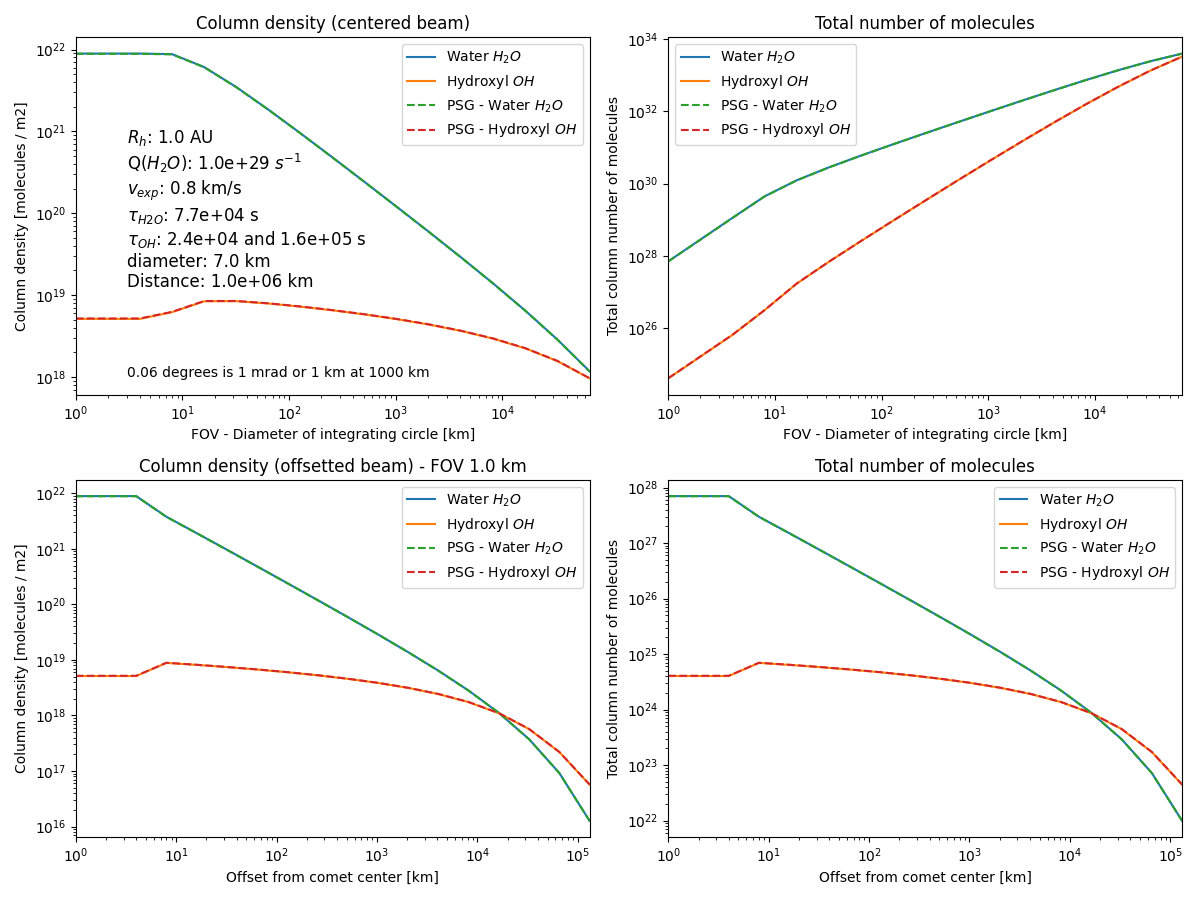

Reproduce this figure in Python.
# --------------------------------------------------------------------------
# Module and models for computing number of molecules in a cometary atmosphere
# Based on a Haser isotropic model and employing Bessel functions and
# some approximations for non-centered and embedded measurements
# Geronimo Villanueva, NASA Goddard Space Flight Center
# Developed for the Cometary Interceptor mission - February/2021
# -------------------------------------------------------------------------
import os
import numpy as np
from scipy import special
import matplotlib.pyplot as plt

# --------------------------------------------------------
# Modules for computing number of molecules inside a beam
# --------------------------------------------------------
# Calculation number of molecules in fov
def molbeam(qgas, fov=1000.0, rh=1.0, ptau=7.7e4, dtau=0.0, offset=0, distance=1e10, diameter=7.0):
    # qgas: molecular production rate [molecules/s]
    # fov: diameter of field-of-view [km]
    # rh: heliocentric distance [AU]
    # ptau: Molecular lifetime of parent at RH=1AU [seconds]
    # dtau: Molecular lifetime of daughter at RH=1AU [seconds], if molecule is parent use dtau = 0
    # offset: offset of beam from center of comet [km]
    # distance: distance between observer and center of comet [km]
    # diameter: comet's diameter [km]
    vgas = 0.800     # Expansion velocity at 1AU [km/s, 0.8 is typical]
    evgas= -0.5      # Dependence of velocity with RH [-0.5, empirical]
    etau = 2.0       # Dependence of lifetimes with RH [2 typical]
    vexp = vgas * (rh**evgas)         # Expansion velocity [km/s]
    plam = ptau * (rh**etau ) * vexp  # Molecular lifetime of parent [km]
    dlam = dtau * (rh**etau ) * vexp  # Molecular lifetime of daughter [km]
    if dlam==0.0: Ntot = qgas * ptau * (rh**etau )
    else: Ntot = qgas * dtau * (rh**etau )

    # Calculate effect of offset
    if (offset-fov/2.0)>diameter/2.0:
        # Try to estimate offset by computing concentric rings
        fx0 = calculatefx(offset*2, plam, dlam)
        fx1 = calculatefx(offset*2+fov, plam, dlam)
        afx = np.pi*((offset+fov/2.0)**2 - offset**2)
        afov= np.pi*(fov/2.0)**2
        fx  = (fx1-fx0)*(afov/afx)
        fxh = fx*0.5 # f(x) from surface to outer space
    else:
        fn = 0.5*calculatefx(diameter, plam, dlam)
        if fov<diameter:
            fx = fn*(fov/diameter)**2; fxh=fx
        else:
            fx = calculatefx(fov, plam, dlam); fxh = fx*0.5; fx -= fn;
        #Endelse
    #Endelse

    # See if we are inside the coma
    fx0 = calculatefx(distance*2, plam, dlam)
    fx = fx - fxh*(1.0-fx0)
    if fx<0: fx=0.0
    if fx>1: fx=1.0

    Nfov = Ntot * fx  # Number of molecules in the FOV
    return Nfov
#End molbeam

# Analytical calculation of filling factor based on Bessel functions
# Yamamoto 1981 (https://link.springer.com/article/10.1007/BF00896911)
def calculatefx(fov=1000.0, plam=7.7e4, dlam=0.0):
    # fov: diameter of field-of-view [km]
    # plam: Molecular lifetime of parent [km], if molecule is parent use plam = 0
    # dlam: Molecular lifetime of daughter [km]
    if fov==0 or plam==0.0: return 0.0
    x = 0.5*fov/plam
    if dlam==0.0:
        # Parent molecule
        gx  = 1.0/x
        gx += -special.k1(x)
        gx += np.pi/2.0 - special.iti0k0(x)[1]
        fx  = x * gx
    else:
        # Daughter molecule
        u2  = plam/dlam
        if u2==1.0: u2=1.001
        gx  = 1.0/(u2*x) - 1.0/x
        gx += -special.k1(u2*x) + special.k1(x)
        gx += -special.iti0k0(u2*x)[1] + special.iti0k0(x)[1]
        fx  = (u2*x/(1.0-u2))*gx
    #Endelse
    return fx
#End calculatefx

# -------------------------------------------------------------
# Example running the analytical functions and comparing to PSG
# ------------------------------------------------------------
# Define cometary parameters
Qgas = 1e29                        # Cometary gas activity [s-1]
distance = 1e6                     # Distance to comet [km]
diameter = 7.0                     # Comet's diameter [km]
rh = 1.0                           # Heliocentric distance [AU]
tgas1 = [1.0, 7.7e4, 0.0]          # Parameters for gas1: abundance(0 to 1.0), parent_tau[s], daugther_tau[s]
tgas2 = [1.0, 2.4e4, 1.6e5]        # Parameters for gas2: abundance(0 to 1.0), parent_tau[s], daugther_tau[s]

# Read base PSG config
server = 'https://psg.gsfc.nasa.gov'
f = open("config_base.txt", "r"); cfg = f.readlines(); f.close()
cfg[2] = '<GEOMETRY-OBS-ALTITUDE>%e\n' % distance
cfg[3] = '<OBJECT-DIAMETER>%.1f\n' % diameter
cfg[4] = '<OBJECT-STAR-DISTANCE>%.1f\n' % rh
cfg[5] = '<ATMOSPHERE-PRESSURE>%e\n' % Qgas
cfg[6] = '<ATMOSPHERE-ABUN>%e,%e\n' % (tgas1[0],tgas2[0])
cfg[7] = '<ATMOSPHERE-TAU>%e %e, %e %e\n' % (tgas1[1],tgas1[2],tgas2[1],tgas2[2])
updatePSG = True

# Iterate across offsets
fov  = 1.0  # Size of FOV [km]
bmin = 1.0   # Minimum offset [km]
bmax = 2e5   # Maximum offset [km]
afov = np.pi*(fov*1e3/2)**2 # Area of fov
b = bmin; offs=[]; o1=[]; o2=[]; s1=[]; s2=[]
while b<bmax:
    mo1 = molbeam(Qgas*tgas1[0], fov, rh, tgas1[1], tgas1[2], b, distance, diameter)
    mo2 = molbeam(Qgas*tgas2[0], fov, rh, tgas2[1], tgas2[2], b, distance, diameter)
    offs.append(b)
    o1.append(mo1)
    o2.append(mo2)

    file = 'offset/rad-%.1f.txt' % b
    if not os.path.exists('offset'): os.system('mkdir offset')
    if not os.path.exists(file) or updatePSG:
        cfg[0] = '<GENERATOR-BEAM>%.1f\n' % fov
        cfg[1] = '<GEOMETRY-OFFSET-NS>%.1f\n' % b
        f = open("config.txt", "w")
        for line in cfg: f.write(line)
        f.close()
        os.system('curl -s --data-urlencode file@config.txt %s/api.php > %s' % (server,file))
    #End generating radiances
    f = open(file, "r"); data = f.readlines(); f.close()
    s1.append(float(data[11][58:68])*afov)
    s2.append(float(data[11][69:79])*afov)

    b=b*2
#End FOV loop

# Iterate across FOV sizes
bmin = 1.0   # Minimum FOV size [km]
bmax = 1e5   # Maximum FOV size [km]
b = bmin; fovs=[]; f1=[]; f2=[]; p1=[]; p2=[]; areas=[]
while b<bmax:
    mf1 = molbeam(Qgas*tgas1[0], b, rh, tgas1[1], tgas1[2], 0, distance, diameter)
    mf2 = molbeam(Qgas*tgas2[0], b, rh, tgas2[1], tgas2[2], 0, distance, diameter)
    bfov = np.pi*(b*1e3/2)**2 # Area of fov
    fovs.append(b)
    f1.append(mf1)
    f2.append(mf2)
    areas.append(bfov)

    file = 'width/rad-%.1f.txt' % b
    if not os.path.exists('width'): os.system('mkdir width')
    if not os.path.exists(file) or updatePSG:
        cfg[0] = '<GENERATOR-BEAM>%.1f\n' % b
        cfg[1] = '<GEOMETRY-OFFSET-NS>0.0\n'
        f = open("config.txt", "w")
        for line in cfg: f.write(line)
        f.close()
        os.system('curl -s --data-urlencode file@config.txt %s/api.php > %s' % (server,file))
    #End generating radiances
    f = open(file, "r"); data = f.readlines(); f.close()
    p1.append(float(data[11][58:68])*bfov)
    p2.append(float(data[11][69:79])*bfov)

    b=b*2
#End FOV loop

# Plot the dependence with width
lbl  = r'$R_{h}$: %.1f AU' % rh
lbl += '\n' + r'Q($H_{2}O$): %.1e $s^{-1}$' % Qgas
lbl += '\n' + r'$v_{exp}$: %.1f km/s' % (0.8 * (rh**-0.5))
lbl += '\n' + r'$\tau_{H2O}$: %.1e s' % tgas1[1]
lbl += '\n' + r'$\tau_{OH}$: %.1e and %.1e s' % (tgas2[1],tgas2[2])
lbl += '\n' + r'diameter: %.1f km' % diameter
lbl += '\n' + r'Distance: %.1e km' % distance

# Plot the fov plots
pl,ax = plt.subplots(2,2, figsize=(12, 9))
ax[0,0].plot(fovs,np.asarray(f1)/np.asarray(areas),label=r'Water $H_{2}O$')
ax[0,0].plot(fovs,np.asarray(f2)/np.asarray(areas),label=r'Hydroxyl $OH$')
ax[0,0].plot(fovs,np.asarray(p1)/np.asarray(areas),label=r'PSG - Water $H_{2}O$',linestyle='--')
ax[0,0].plot(fovs,np.asarray(p2)/np.asarray(areas),label=r'PSG - Hydroxyl $OH$',linestyle='--')
ax[0,0].set_xscale('log')
ax[0,0].set_yscale('log')
ax[0,0].autoscale(enable=True, axis='x', tight=True)
ax[0,0].set_xlabel('FOV - Diameter of integrating circle [km]')
ax[0,0].set_ylabel('Column density [molecules / m2]')
ax[0,0].set_title('Column density (centered beam)')
ax[0,0].text(0.1, 0.3, lbl, transform=ax[0,0].transAxes,fontsize='12')
ax[0,0].text(0.1, 0.05, '0.06 degrees is 1 mrad or 1 km at 1000 km', transform=ax[0,0].transAxes,fontsize='10')
ax[0,0].legend()

ax[0,1].plot(fovs,f1,label=r'Water $H_{2}O$')
ax[0,1].plot(fovs,f2,label=r'Hydroxyl $OH$')
ax[0,1].plot(fovs,p1,label=r'PSG - Water $H_{2}O$',linestyle='--')
ax[0,1].plot(fovs,p2,label=r'PSG - Hydroxyl $OH$',linestyle='--')
ax[0,1].set_xscale('log')
ax[0,1].set_yscale('log')
ax[0,1].autoscale(enable=True, axis='x', tight=True)
ax[0,1].set_xlabel('FOV - Diameter of integrating circle [km]')
ax[0,1].set_ylabel('Total column number of molecules')
ax[0,1].set_title('Total number of molecules')
ax[0,1].legend()

# Plot the offset plots
ax[1,0].plot(offs,np.asarray(o1)/afov,label=r'Water $H_{2}O$')
ax[1,0].plot(offs,np.asarray(o2)/afov,label=r'Hydroxyl $OH$')
ax[1,0].plot(offs,np.asarray(s1)/afov,label=r'PSG - Water $H_{2}O$',linestyle='--')
ax[1,0].plot(offs,np.asarray(s2)/afov,label=r'PSG - Hydroxyl $OH$',linestyle='--')
ax[1,0].set_xscale('log')
ax[1,0].set_yscale('log')
ax[1,0].autoscale(enable=True, axis='x', tight=True)
ax[1,0].set_xlabel('Offset from comet center [km]')
ax[1,0].set_ylabel('Column density [molecules / m2]')
ax[1,0].set_title('Column density (offsetted beam) - FOV %.1f km' % fov)
ax[1,0].legend()

ax[1,1].plot(offs,o1,label=r'Water $H_{2}O$')
ax[1,1].plot(offs,o2,label=r'Hydroxyl $OH$')
ax[1,1].plot(offs,s1,label=r'PSG - Water $H_{2}O$',linestyle='--')
ax[1,1].plot(offs,s2,label=r'PSG - Hydroxyl $OH$',linestyle='--')
ax[1,1].set_xscale('log')
ax[1,1].set_yscale('log')
ax[1,1].autoscale(enable=True, axis='x', tight=True)
ax[1,1].set_xlabel('Offset from comet center [km]')
ax[1,1].set_ylabel('Total column number of molecules')
ax[1,1].set_title('Total number of molecules')
ax[1,1].legend()

plt.tight_layout()
plt.savefig("haser_psg.png")
plt.show()
